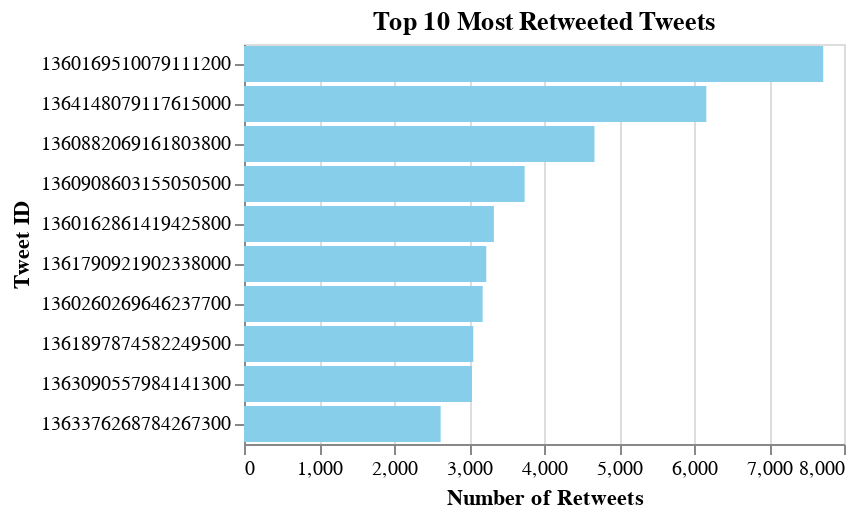

Notebook cell for this chart:
### Code cell
top_retweeted = df[['id', 'content', 'retweets', 'language']].sort_values(by='retweets', ascending=False).head(10)

top_retweet_chart = alt.Chart(top_retweeted).mark_bar(color='skyblue').encode(
    alt.X('retweets:Q', title='Number of Retweets'),
    alt.Y('id:O', title='Tweet ID', sort='-x'),
    tooltip=[alt.Tooltip('content:N', title='Tweet Content'), 'language:N']  # Show the tweet content in the tooltip
).properties(
    title='Top 10 Most Retweeted Tweets'
)

# Display the chart
top_retweet_chart

### Figure 1 — Vega specification as saved in the notebook (floating-point values rounded to 4 significant figures)
{"$schema": "https://vega.github.io/schema/vega/v5.json", "data": [{"name": "source_0"}, {"name": "data_0", "values": [{"content": "अब farmlaw farmersprotest", "id": 1360169510079111173, "language": "hindi", "retweets_end": 7723.0, "retweets_start": 0.0}, {"content": "farmersprotest happen germani german govt block path barb wire dig highway label antin neither govt declar intern matter other comment guess democraci work", "id": 1364148079117615105, "language": "english", "retweets_end": 6164.0, "retweets_start": 0.0}, {"content": "disha ravi climat activist arrest delhi polic share toolkit post support farmersprotest disha arrest alarm world need pay attent freedisharavi tcoiygslpnjwz", "id": 1360882069161803779, "language": "english", "retweets_end": 4673.0, "retweets_start": 0.0}, {"content": "disha ravi broke court room told judg mere edit two line toolkit support farmer wrong nation treat anyon spread awar farmersprotest", "id": 1360908603155050498, "language": "english", "retweets_end": 3742.0, "retweets_start": 0.0}, {"content": "farmer sweet see farmersprotest modiwherearemissingfarm releasedetainedfarm tcostvwhwvbvq", "id": 1360162861419425795, "language": "english", "retweets_end": 3332.0, "retweets_start": 0.0}, {"content": "india target young women silenc dissent amp muzzl free speech climat activist disharavi arrest tweet benign googl doc farmersprotest bjp minist call erad amp onlin armi joke custodi rape", "id": 1361790921902338048, "language": "english", "retweets_end": 3230.0, "retweets_start": 0.0}, {"content": "bollywood betray panjab amp farmer india hero zero farmersprotest standwithfarm", "id": 1360260269646237699, "language": "english", "retweets_end": 3182.0, "retweets_start": 0.0}, {"content": "कर हम जब बन कर बस farmersprotest jittegakisaan", "id": 1361897874582249474, "language": "hindi", "retweets_end": 3057.0, "retweets_start": 0.0}, {"content": "और डर farmersprotest farmlaw", "id": 1363090557984141315, "language": "hindi", "retweets_end": 3040.0, "retweets_start": 0.0}, {"content": "और farmersprotest farmlaw", "id": 1363376268784267268, "language": "hindi", "retweets_end": 2622.0, "retweets_start": 0.0}]}, {"name": "source_0_y_domain_id", "values": [{"id": 1360169510079111173, "sort_field": 7723}, {"id": 1364148079117615105, "sort_field": 6164}, {"id": 1360882069161803779, "sort_field": 4673}, {"id": 1360908603155050498, "sort_field": 3742}, {"id": 1360162861419425795, "sort_field": 3332}, {"id": 1361790921902338048, "sort_field": 3230}, {"id": 1360260269646237699, "sort_field": 3182}, {"id": 1361897874582249474, "sort_field": 3057}, {"id": 1363090557984141315, "sort_field": 3040}, {"id": 1363376268784267268, "sort_field": 2622}]}], "signals": [{"name": "y_step", "value": 20}, {"name": "height", "update": "bandspace(domain('y').length, 0.1, 0.05) * y_step"}], "marks": [{"type": "rect", "name": "marks", "from": {"data": "data_0"}, "encode": {"update": {"tooltip": {"signal": "{\"Tweet Content\": isValid(datum[\"content\"]) ? datum[\"content\"] : \"\"+datum[\"content\"], \"language\": isValid(datum[\"language\"]) ? datum[\"language\"] : \"\"+datum[\"language\"]}"}, "x2": {"field": "retweets_start", "scale": "x"}, "y": {"field": "id", "scale": "y"}, "fill": {"value": "skyblue"}, "height": {"signal": "max(0.25, bandwidth('y'))"}, "x": {"field": "retweets_end", "scale": "x"}}}, "style": ["bar"]}], "scales": [{"name": "x", "type": "linear", "domain": {"data": "data_0", "fields": ["retweets_start", "retweets_end"]}, "range": [0, {"signal": "width"}], "nice": true, "zero": true}, {"name": "y", "type": "band", "domain": {"data": "source_0_y_domain_id", "field": "id", "sort": {"op": "max", "field": "sort_field", "order": "descending"}}, "range": {"step": {"signal": "y_step"}}, "paddingInner": 0.1, "paddingOuter": 0.05}], "axes": [{"scale": "x", "tickCount": {"signal": "ceil(width/40)"}, "orient": "bottom", "gridScale": "y", "labels": false, "maxExtent": 0, "domain": false, "aria": false, "ticks": false, "grid": true, "minExtent": 0, "zindex": 0}, {"scale": "x", "labelFlush": true, "zindex": 0, "title": "Number of Retweets", "grid": false, "tickCount": {"signal": "ceil(width/40)"}, "labelOverlap": true, "orient": "bottom"}, {"scale": "y", "grid": false, "title": "Tweet ID", "zindex": 0, "orient": "left"}], "title": {"text": "Top 10 Most Retweeted Tweets", "frame": "group"}, "width": 300, "background": "white", "style": "cell", "padding": 5}
